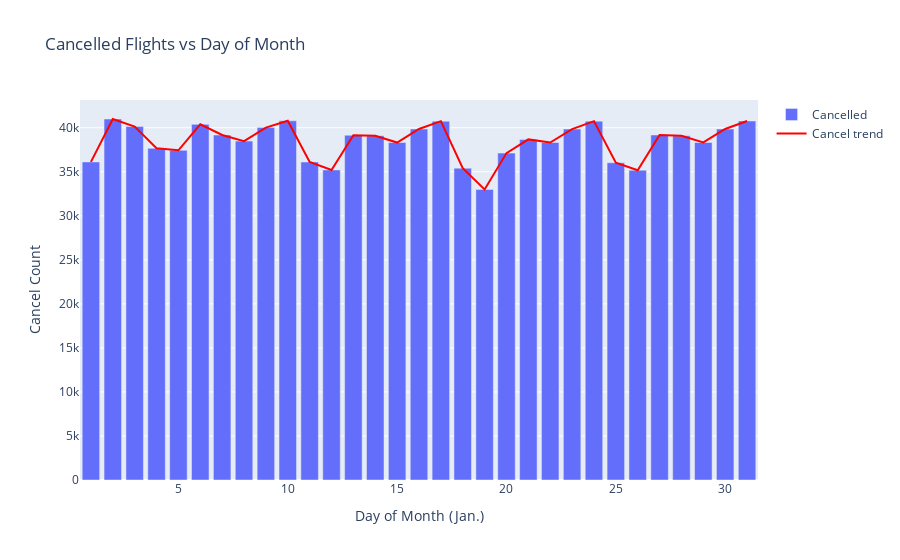

The cell this chart's notebook holds for it:
### Markdown cell above
### Exploratory Data Analysis to Understand Pattern of Cancelled Flights

### Code cell
pl_1=df.groupby('DAY_OF_MONTH')['CANCELLED'].count()
fig = go.Figure()
fig.add_trace(go.Bar(x=pl_1.index,y=pl_1.values,name='Cancelled'))
fig.add_trace(go.Scatter(x=pl_1.index, y=pl_1.values, line=dict(color='red'), name='Cancel trend'))
fig.update_layout(
    title="Cancelled Flights vs Day of Month",
    xaxis_title="Day of Month (Jan.)",
    yaxis_title="Cancel Count",
)
fig.show()

### Figure 1 — Plotly figure (JSON) as saved in the notebook; plotly's stock layout.template omitted (floating-point values rounded to 4 significant figures)
{"data": [{"name": "Cancelled", "type": "bar", "x": [1, 2, 3, 4, 5, 6, 7, 8, 9, 10, 11, 12, 13, 14, 15, 16, 17, 18, 19, 20, 21, 22, 23, 24, 25, 26, 27, 28, 29, 30, 31], "y": [36123, 40996, 40138, 37665, 37439, 40391, 39179, 38485, 40025, 40790, 36115, 35212, 39150, 39097, 38322, 39861, 40748, 35413, 33001, 37123, 38680, 38328, 39855, 40752, 36025, 35178, 39184, 39089, 38337, 39859, 40771]}, {"line": {"color": "red"}, "name": "Cancel trend", "type": "scatter", "x": [1, 2, 3, 4, 5, 6, 7, 8, 9, 10, 11, 12, 13, 14, 15, 16, 17, 18, 19, 20, 21, 22, 23, 24, 25, 26, 27, 28, 29, 30, 31], "y": [36123, 40996, 40138, 37665, 37439, 40391, 39179, 38485, 40025, 40790, 36115, 35212, 39150, 39097, 38322, 39861, 40748, 35413, 33001, 37123, 38680, 38328, 39855, 40752, 36025, 35178, 39184, 39089, 38337, 39859, 40771]}], "layout": {"title": {"text": "Cancelled Flights vs Day of Month"}, "xaxis": {"title": {"text": "Day of Month (Jan.)"}}, "yaxis": {"title": {"text": "Cancel Count"}}}}
